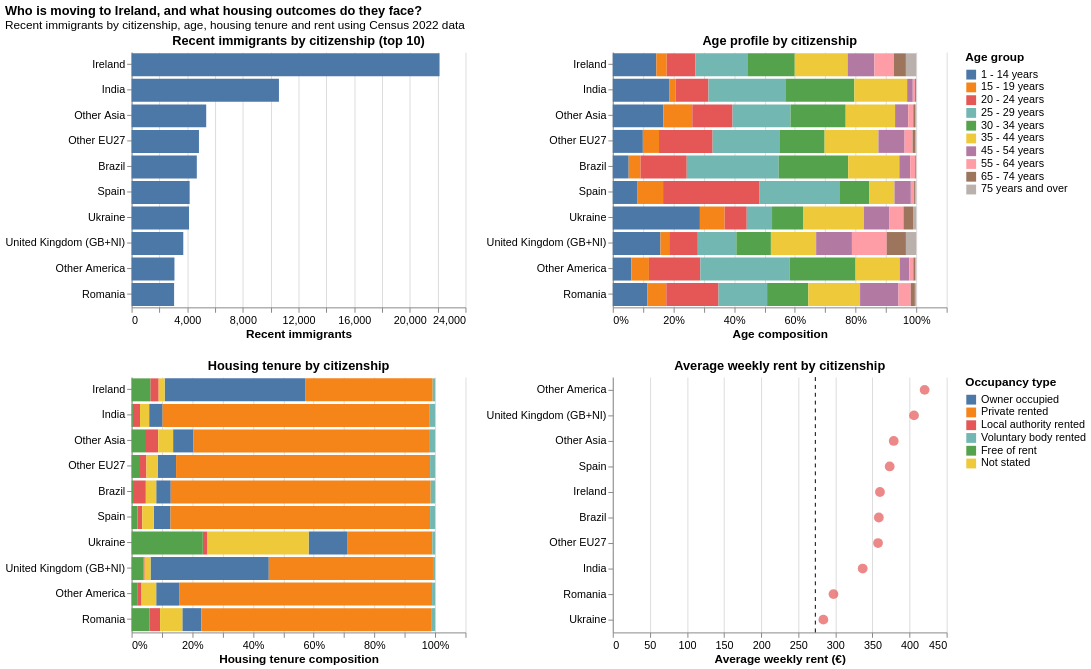

Specify this chart in Vega-Lite:
### Vega-Lite specification from a JSON file in a GitHub repository (floating-point values rounded to 4 significant figures)
{"$schema": "https://vega.github.io/schema/vega-lite/v5.json", "title": {"text": "Who is moving to Ireland, and what housing outcomes do they face?", "subtitle": "Recent immigrants by citizenship, age, housing tenure and rent using Census 2022 data"}, "params": [{"name": "citizenshipParam", "value": "All", "bind": {"input": "select", "name": "Citizenship: ", "options": ["All", "Ireland", "India", "Other Asia", "Other EU27 ", "Brazil", "Spain", "Ukraine", "United Kingdom (GB+NI)", "Other America", "Romania"]}}], "vconcat": [{"hconcat": [{"width": 340, "height": 260, "data": {"values": [{"citizenship": "Ireland", "count": 22137, "rank": 1}, {"citizenship": "India", "count": 10593, "rank": 2}, {"citizenship": "Other Asia", "count": 5364, "rank": 3}, {"citizenship": "Other EU27 ", "count": 4843, "rank": 4}, {"citizenship": "Brazil", "count": 4689, "rank": 5}, {"citizenship": "Spain", "count": 4174, "rank": 6}, {"citizenship": "Ukraine", "count": 4128, "rank": 7}, {"citizenship": "United Kingdom (GB+NI)", "count": 3716, "rank": 8}, {"citizenship": "Other America", "count": 3081, "rank": 9}, {"citizenship": "Romania", "count": 3056, "rank": 10}]}, "mark": {"type": "bar"}, "encoding": {"y": {"field": "citizenship", "type": "nominal", "sort": {"field": "count", "order": "descending"}, "axis": {"title": null}}, "x": {"field": "count", "type": "quantitative", "title": "Recent immigrants"}, "color": {"condition": {"test": "citizenshipParam == 'All' || datum.citizenship == citizenshipParam", "value": "#4C78A8"}, "value": "#D3D3D3"}, "tooltip": [{"field": "citizenship", "type": "nominal"}, {"field": "count", "type": "quantitative", "format": ","}]}, "title": "Recent immigrants by citizenship (top 10)"}, {"width": 340, "height": 260, "data": {"values": [{"citizenship": "Brazil", "age_group": "1 - 14 years", "count": 246, "pct_within_citizenship": 0.05246}, {"citizenship": "Brazil", "age_group": "15 - 19 years", "count": 183, "pct_within_citizenship": 0.03903}, {"citizenship": "Brazil", "age_group": "20 - 24 years", "count": 714, "pct_within_citizenship": 0.1523}, {"citizenship": "Brazil", "age_group": "25 - 29 years", "count": 1420, "pct_within_citizenship": 0.3028}, {"citizenship": "Brazil", "age_group": "30 - 34 years", "count": 1074, "pct_within_citizenship": 0.229}, {"citizenship": "Brazil", "age_group": "35 - 44 years", "count": 790, "pct_within_citizenship": 0.1685}, {"citizenship": "Brazil", "age_group": "45 - 54 years", "count": 168, "pct_within_citizenship": 0.03583}, {"citizenship": "Brazil", "age_group": "55 - 64 years", "count": 78, "pct_within_citizenship": 0.01663}, {"citizenship": "Brazil", "age_group": "65 - 74 years", "count": 12, "pct_within_citizenship": 0.002559}, {"citizenship": "Brazil", "age_group": "75 years and over", "count": 4, "pct_within_citizenship": 0.0008531}, {"citizenship": "India", "age_group": "1 - 14 years", "count": 1983, "pct_within_citizenship": 0.1872}, {"citizenship": "India", "age_group": "15 - 19 years", "count": 207, "pct_within_citizenship": 0.01954}, {"citizenship": "India", "age_group": "20 - 24 years", "count": 1150, "pct_within_citizenship": 0.1086}, {"citizenship": "India", "age_group": "25 - 29 years", "count": 2706, "pct_within_citizenship": 0.2555}, {"citizenship": "India", "age_group": "30 - 34 years", "count": 2386, "pct_within_citizenship": 0.2252}, {"citizenship": "India", "age_group": "35 - 44 years", "count": 1841, "pct_within_citizenship": 0.1738}, {"citizenship": "India", "age_group": "45 - 54 years", "count": 197, "pct_within_citizenship": 0.0186}, {"citizenship": "India", "age_group": "55 - 64 years", "count": 80, "pct_within_citizenship": 0.007552}, {"citizenship": "India", "age_group": "65 - 74 years", "count": 32, "pct_within_citizenship": 0.003021}, {"citizenship": "India", "age_group": "75 years and over", "count": 11, "pct_within_citizenship": 0.001038}, {"citizenship": "Ireland", "age_group": "1 - 14 years", "count": 3176, "pct_within_citizenship": 0.1435}, {"citizenship": "Ireland", "age_group": "15 - 19 years", "count": 758, "pct_within_citizenship": 0.03424}, {"citizenship": "Ireland", "age_group": "20 - 24 years", "count": 2095, "pct_within_citizenship": 0.09464}, {"citizenship": "Ireland", "age_group": "25 - 29 years", "count": 3834, "pct_within_citizenship": 0.1732}, {"citizenship": "Ireland", "age_group": "30 - 34 years", "count": 3409, "pct_within_citizenship": 0.154}, {"citizenship": "Ireland", "age_group": "35 - 44 years", "count": 3859, "pct_within_citizenship": 0.1743}, {"citizenship": "Ireland", "age_group": "45 - 54 years", "count": 1949, "pct_within_citizenship": 0.08804}, {"citizenship": "Ireland", "age_group": "55 - 64 years", "count": 1427, "pct_within_citizenship": 0.06446}, {"citizenship": "Ireland", "age_group": "65 - 74 years", "count": 872, "pct_within_citizenship": 0.03939}, {"citizenship": "Ireland", "age_group": "75 years and over", "count": 758, "pct_within_citizenship": 0.03424}, {"citizenship": "Other America", "age_group": "1 - 14 years", "count": 189, "pct_within_citizenship": 0.06134}, {"citizenship": "Other America", "age_group": "15 - 19 years", "count": 178, "pct_within_citizenship": 0.05777}, {"citizenship": "Other America", "age_group": "20 - 24 years", "count": 522, "pct_within_citizenship": 0.1694}, {"citizenship": "Other America", "age_group": "25 - 29 years", "count": 908, "pct_within_citizenship": 0.2947}, {"citizenship": "Other America", "age_group": "30 - 34 years", "count": 667, "pct_within_citizenship": 0.2165}, {"citizenship": "Other America", "age_group": "35 - 44 years", "count": 449, "pct_within_citizenship": 0.1457}, {"citizenship": "Other America", "age_group": "45 - 54 years", "count": 98, "pct_within_citizenship": 0.03181}, {"citizenship": "Other America", "age_group": "55 - 64 years", "count": 40, "pct_within_citizenship": 0.01298}, {"citizenship": "Other America", "age_group": "65 - 74 years", "count": 18, "pct_within_citizenship": 0.005842}, {"citizenship": "Other America", "age_group": "75 years and over", "count": 12, "pct_within_citizenship": 0.003895}, {"citizenship": "Other Asia", "age_group": "1 - 14 years", "count": 893, "pct_within_citizenship": 0.1665}, {"citizenship": "Other Asia", "age_group": "15 - 19 years", "count": 512, "pct_within_citizenship": 0.09545}, {"citizenship": "Other Asia", "age_group": "20 - 24 years", "count": 712, "pct_within_citizenship": 0.1327}, {"citizenship": "Other Asia", "age_group": "25 - 29 years", "count": 1025, "pct_within_citizenship": 0.1911}, {"citizenship": "Other Asia", "age_group": "30 - 34 years", "count": 974, "pct_within_citizenship": 0.1816}, {"citizenship": "Other Asia", "age_group": "35 - 44 years", "count": 873, "pct_within_citizenship": 0.1628}, {"citizenship": "Other Asia", "age_group": "45 - 54 years", "count": 232, "pct_within_citizenship": 0.04325}, {"citizenship": "Other Asia", "age_group": "55 - 64 years", "count": 90, "pct_within_citizenship": 0.01678}, {"citizenship": "Other Asia", "age_group": "65 - 74 years", "count": 40, "pct_within_citizenship": 0.007457}, {"citizenship": "Other Asia", "age_group": "75 years and over", "count": 13, "pct_within_citizenship": 0.002424}, {"citizenship": "Other EU27 ", "age_group": "1 - 14 years", "count": 480, "pct_within_citizenship": 0.09911}, {"citizenship": "Other EU27 ", "age_group": "15 - 19 years", "count": 258, "pct_within_citizenship": 0.05327}, {"citizenship": "Other EU27 ", "age_group": "20 - 24 years", "count": 855, "pct_within_citizenship": 0.1765}, {"citizenship": "Other EU27 ", "age_group": "25 - 29 years", "count": 1075, "pct_within_citizenship": 0.222}, {"citizenship": "Other EU27 ", "age_group": "30 - 34 years", "count": 712, "pct_within_citizenship": 0.147}, {"citizenship": "Other EU27 ", "age_group": "35 - 44 years", "count": 859, "pct_within_citizenship": 0.1774}, {"citizenship": "Other EU27 ", "age_group": "45 - 54 years", "count": 417, "pct_within_citizenship": 0.0861}, {"citizenship": "Other EU27 ", "age_group": "55 - 64 years", "count": 128, "pct_within_citizenship": 0.02643}, {"citizenship": "Other EU27 ", "age_group": "65 - 74 years", "count": 39, "pct_within_citizenship": 0.008053}, {"citizenship": "Other EU27 ", "age_group": "75 years and over", "count": 20, "pct_within_citizenship": 0.00413}, {"citizenship": "Romania", "age_group": "1 - 14 years", "count": 349, "pct_within_citizenship": 0.1142}, {"citizenship": "Romania", "age_group": "15 - 19 years", "count": 190, "pct_within_citizenship": 0.06217}, {"citizenship": "Romania", "age_group": "20 - 24 years", "count": 526, "pct_within_citizenship": 0.1721}, {"citizenship": "Romania", "age_group": "25 - 29 years", "count": 489, "pct_within_citizenship": 0.16}, {"citizenship": "Romania", "age_group": "30 - 34 years", "count": 415, "pct_within_citizenship": 0.1358}, {"citizenship": "Romania", "age_group": "35 - 44 years", "count": 521, "pct_within_citizenship": 0.1705}, {"citizenship": "Romania", "age_group": "45 - 54 years", "count": 387, "pct_within_citizenship": 0.1266}, {"citizenship": "Romania", "age_group": "55 - 64 years", "count": 123, "pct_within_citizenship": 0.04025}, {"citizenship": "Romania", "age_group": "65 - 74 years", "count": 42, "pct_within_citizenship": 0.01374}, {"citizenship": "Romania", "age_group": "75 years and over", "count": 14, "pct_within_citizenship": 0.004581}, {"citizenship": "Spain", "age_group": "1 - 14 years", "count": 335, "pct_within_citizenship": 0.08026}, {"citizenship": "Spain", "age_group": "15 - 19 years", "count": 357, "pct_within_citizenship": 0.08553}, {"citizenship": "Spain", "age_group": "20 - 24 years", "count": 1321, "pct_within_citizenship": 0.3165}, {"citizenship": "Spain", "age_group": "25 - 29 years", "count": 1103, "pct_within_citizenship": 0.2643}, {"citizenship": "Spain", "age_group": "30 - 34 years", "count": 413, "pct_within_citizenship": 0.09895}, {"citizenship": "Spain", "age_group": "35 - 44 years", "count": 345, "pct_within_citizenship": 0.08265}, {"citizenship": "Spain", "age_group": "45 - 54 years", "count": 225, "pct_within_citizenship": 0.05391}, {"citizenship": "Spain", "age_group": "55 - 64 years", "count": 45, "pct_within_citizenship": 0.01078}, {"citizenship": "Spain", "age_group": "65 - 74 years", "count": 18, "pct_within_citizenship": 0.004312}, {"citizenship": "Spain", "age_group": "75 years and over", "count": 12, "pct_within_citizenship": 0.002875}, {"citizenship": "Ukraine", "age_group": "1 - 14 years", "count": 1185, "pct_within_citizenship": 0.2871}, {"citizenship": "Ukraine", "age_group": "15 - 19 years", "count": 336, "pct_within_citizenship": 0.0814}, {"citizenship": "Ukraine", "age_group": "20 - 24 years", "count": 301, "pct_within_citizenship": 0.07292}, {"citizenship": "Ukraine", "age_group": "25 - 29 years", "count": 344, "pct_within_citizenship": 0.08333}, {"citizenship": "Ukraine", "age_group": "30 - 34 years", "count": 421, "pct_within_citizenship": 0.102}, {"citizenship": "Ukraine", "age_group": "35 - 44 years", "count": 828, "pct_within_citizenship": 0.2006}, {"citizenship": "Ukraine", "age_group": "45 - 54 years", "count": 343, "pct_within_citizenship": 0.08309}, {"citizenship": "Ukraine", "age_group": "55 - 64 years", "count": 196, "pct_within_citizenship": 0.04748}, {"citizenship": "Ukraine", "age_group": "65 - 74 years", "count": 129, "pct_within_citizenship": 0.03125}, {"citizenship": "Ukraine", "age_group": "75 years and over", "count": 45, "pct_within_citizenship": 0.0109}, {"citizenship": "United Kingdom (GB+NI)", "age_group": "1 - 14 years", "count": 584, "pct_within_citizenship": 0.1572}, {"citizenship": "United Kingdom (GB+NI)", "age_group": "15 - 19 years", "count": 107, "pct_within_citizenship": 0.02879}, {"citizenship": "United Kingdom (GB+NI)", "age_group": "20 - 24 years", "count": 350, "pct_within_citizenship": 0.09419}, {"citizenship": "United Kingdom (GB+NI)", "age_group": "25 - 29 years", "count": 472, "pct_within_citizenship": 0.127}, {"citizenship": "United Kingdom (GB+NI)", "age_group": "30 - 34 years", "count": 423, "pct_within_citizenship": 0.1138}, {"citizenship": "United Kingdom (GB+NI)", "age_group": "35 - 44 years", "count": 554, "pct_within_citizenship": 0.1491}, {"citizenship": "United Kingdom (GB+NI)", "age_group": "45 - 54 years", "count": 438, "pct_within_citizenship": 0.1179}, {"citizenship": "United Kingdom (GB+NI)", "age_group": "55 - 64 years", "count": 426, "pct_within_citizenship": 0.1146}, {"citizenship": "United Kingdom (GB+NI)", "age_group": "65 - 74 years", "count": 235, "pct_within_citizenship": 0.06324}, {"citizenship": "United Kingdom (GB+NI)", "age_group": "75 years and over", "count": 127, "pct_within_citizenship": 0.03418}]}, "transform": [{"filter": "citizenshipParam == 'All' || datum.citizenship == citizenshipParam"}], "mark": {"type": "bar"}, "encoding": {"y": {"field": "citizenship", "type": "nominal", "sort": ["Ireland", "India", "Other Asia", "Other EU27 ", "Brazil", "Spain", "Ukraine", "United Kingdom (GB+NI)", "Other America", "Romania"], "axis": {"title": null}}, "x": {"field": "pct_within_citizenship", "type": "quantitative", "stack": "zero", "axis": {"format": ".0%"}, "title": "Age composition"}, "color": {"field": "age_group", "type": "nominal", "title": "Age group", "sort": ["1 - 14 years", "15 - 19 years", "20 - 24 years", "25 - 29 years", "30 - 34 years", "35 - 44 years", "45 - 54 years", "55 - 64 years", "65 - 74 years", "75 years and over"]}, "tooltip": [{"field": "citizenship", "type": "nominal"}, {"field": "age_group", "type": "nominal"}, {"field": "count", "type": "quantitative", "format": ","}, {"field": "pct_within_citizenship", "type": "quantitative", "format": ".1%"}]}, "title": "Age profile by citizenship"}]}, {"hconcat": [{"width": 340, "height": 260, "data": {"values": [{"citizenship": "Brazil", "occupancy_type": "Owner occupied", "count": 49, "pct_within_citizenship": 0.0479}, {"citizenship": "Brazil", "occupancy_type": "Private rented", "count": 876, "pct_within_citizenship": 0.8563}, {"citizenship": "Brazil", "occupancy_type": "Local authority rented", "count": 40, "pct_within_citizenship": 0.0391}, {"citizenship": "Brazil", "occupancy_type": "Voluntary body rented", "count": 15, "pct_within_citizenship": 0.01466}, {"citizenship": "Brazil", "occupancy_type": "Free of rent", "count": 8, "pct_within_citizenship": 0.00782}, {"citizenship": "Brazil", "occupancy_type": "Not stated", "count": 35, "pct_within_citizenship": 0.03421}, {"citizenship": "India", "occupancy_type": "Owner occupied", "count": 123, "pct_within_citizenship": 0.04423}, {"citizenship": "India", "occupancy_type": "Private rented", "count": 2442, "pct_within_citizenship": 0.8781}, {"citizenship": "India", "occupancy_type": "Local authority rented", "count": 66, "pct_within_citizenship": 0.02373}, {"citizenship": "India", "occupancy_type": "Voluntary body rented", "count": 55, "pct_within_citizenship": 0.01978}, {"citizenship": "India", "occupancy_type": "Free of rent", "count": 11, "pct_within_citizenship": 0.003955}, {"citizenship": "India", "occupancy_type": "Not stated", "count": 84, "pct_within_citizenship": 0.0302}, {"citizenship": "Ireland", "occupancy_type": "Owner occupied", "count": 3051, "pct_within_citizenship": 0.4628}, {"citizenship": "Ireland", "occupancy_type": "Private rented", "count": 2771, "pct_within_citizenship": 0.4203}, {"citizenship": "Ireland", "occupancy_type": "Local authority rented", "count": 181, "pct_within_citizenship": 0.02745}, {"citizenship": "Ireland", "occupancy_type": "Voluntary body rented", "count": 53, "pct_within_citizenship": 0.008039}, {"citizenship": "Ireland", "occupancy_type": "Free of rent", "count": 407, "pct_within_citizenship": 0.06173}, {"citizenship": "Ireland", "occupancy_type": "Not stated", "count": 130, "pct_within_citizenship": 0.01972}, {"citizenship": "Other America", "occupancy_type": "Owner occupied", "count": 53, "pct_within_citizenship": 0.07539}, {"citizenship": "Other America", "occupancy_type": "Private rented", "count": 586, "pct_within_citizenship": 0.8336}, {"citizenship": "Other America", "occupancy_type": "Local authority rented", "count": 10, "pct_within_citizenship": 0.01422}, {"citizenship": "Other America", "occupancy_type": "Voluntary body rented", "count": 7, "pct_within_citizenship": 0.009957}, {"citizenship": "Other America", "occupancy_type": "Free of rent", "count": 13, "pct_within_citizenship": 0.01849}, {"citizenship": "Other America", "occupancy_type": "Not stated", "count": 34, "pct_within_citizenship": 0.04836}, {"citizenship": "Other Asia", "occupancy_type": "Owner occupied", "count": 81, "pct_within_citizenship": 0.06634}, {"citizenship": "Other Asia", "occupancy_type": "Private rented", "count": 952, "pct_within_citizenship": 0.7797}, {"citizenship": "Other Asia", "occupancy_type": "Local authority rented", "count": 49, "pct_within_citizenship": 0.04013}, {"citizenship": "Other Asia", "occupancy_type": "Voluntary body rented", "count": 21, "pct_within_citizenship": 0.0172}, {"citizenship": "Other Asia", "occupancy_type": "Free of rent", "count": 58, "pct_within_citizenship": 0.0475}, {"citizenship": "Other Asia", "occupancy_type": "Not stated", "count": 60, "pct_within_citizenship": 0.04914}, {"citizenship": "Other EU27 ", "occupancy_type": "Owner occupied", "count": 92, "pct_within_citizenship": 0.06073}, {"citizenship": "Other EU27 ", "occupancy_type": "Private rented", "count": 1268, "pct_within_citizenship": 0.837}, {"citizenship": "Other EU27 ", "occupancy_type": "Local authority rented", "count": 37, "pct_within_citizenship": 0.02442}, {"citizenship": "Other EU27 ", "occupancy_type": "Voluntary body rented", "count": 25, "pct_within_citizenship": 0.0165}, {"citizenship": "Other EU27 ", "occupancy_type": "Free of rent", "count": 37, "pct_within_citizenship": 0.02442}, {"citizenship": "Other EU27 ", "occupancy_type": "Not stated", "count": 56, "pct_within_citizenship": 0.03696}, {"citizenship": "Romania", "occupancy_type": "Owner occupied", "count": 40, "pct_within_citizenship": 0.0625}, {"citizenship": "Romania", "occupancy_type": "Private rented", "count": 486, "pct_within_citizenship": 0.7594}, {"citizenship": "Romania", "occupancy_type": "Local authority rented", "count": 22, "pct_within_citizenship": 0.03438}, {"citizenship": "Romania", "occupancy_type": "Voluntary body rented", "count": 7, "pct_within_citizenship": 0.01094}, {"citizenship": "Romania", "occupancy_type": "Free of rent", "count": 38, "pct_within_citizenship": 0.05937}, {"citizenship": "Romania", "occupancy_type": "Not stated", "count": 47, "pct_within_citizenship": 0.07344}, {"citizenship": "Spain", "occupancy_type": "Owner occupied", "count": 57, "pct_within_citizenship": 0.05539}, {"citizenship": "Spain", "occupancy_type": "Private rented", "count": 880, "pct_within_citizenship": 0.8552}, {"citizenship": "Spain", "occupancy_type": "Local authority rented", "count": 16, "pct_within_citizenship": 0.01555}, {"citizenship": "Spain", "occupancy_type": "Voluntary body rented", "count": 17, "pct_within_citizenship": 0.01652}, {"citizenship": "Spain", "occupancy_type": "Free of rent", "count": 20, "pct_within_citizenship": 0.01944}, {"citizenship": "Spain", "occupancy_type": "Not stated", "count": 39, "pct_within_citizenship": 0.0379}, {"citizenship": "Ukraine", "occupancy_type": "Owner occupied", "count": 41, "pct_within_citizenship": 0.1265}, {"citizenship": "Ukraine", "occupancy_type": "Private rented", "count": 91, "pct_within_citizenship": 0.2809}, {"citizenship": "Ukraine", "occupancy_type": "Local authority rented", "count": 5, "pct_within_citizenship": 0.01543}, {"citizenship": "Ukraine", "occupancy_type": "Voluntary body rented", "count": 3, "pct_within_citizenship": 0.009259}, {"citizenship": "Ukraine", "occupancy_type": "Free of rent", "count": 76, "pct_within_citizenship": 0.2346}, {"citizenship": "Ukraine", "occupancy_type": "Not stated", "count": 108, "pct_within_citizenship": 0.3333}, {"citizenship": "United Kingdom (GB+NI)", "occupancy_type": "Owner occupied", "count": 443, "pct_within_citizenship": 0.3896}, {"citizenship": "United Kingdom (GB+NI)", "occupancy_type": "Private rented", "count": 615, "pct_within_citizenship": 0.5409}, {"citizenship": "United Kingdom (GB+NI)", "occupancy_type": "Local authority rented", "count": 5, "pct_within_citizenship": 0.004398}, {"citizenship": "United Kingdom (GB+NI)", "occupancy_type": "Voluntary body rented", "count": 8, "pct_within_citizenship": 0.007036}, {"citizenship": "United Kingdom (GB+NI)", "occupancy_type": "Free of rent", "count": 44, "pct_within_citizenship": 0.0387}, {"citizenship": "United Kingdom (GB+NI)", "occupancy_type": "Not stated", "count": 22, "pct_within_citizenship": 0.01935}]}, "transform": [{"filter": "citizenshipParam == 'All' || datum.citizenship == citizenshipParam"}], "mark": {"type": "bar"}, "encoding": {"y": {"field": "citizenship", "type": "nominal", "sort": ["Ireland", "India", "Other Asia", "Other EU27 ", "Brazil", "Spain", "Ukraine", "United Kingdom (GB+NI)", "Other America", "Romania"], "axis": {"title": null}}, "x": {"field": "pct_within_citizenship", "type": "quantitative", "stack": "zero", "axis": {"format": ".0%"}, "title": "Housing tenure composition"}, "color": {"field": "occupancy_type", "type": "nominal", "title": "Occupancy type", "sort": ["Owner occupied", "Private rented", "Local authority rented", "Voluntary body rented", "Free of rent", "Not stated"]}, "tooltip": [{"field": "citizenship", "type": "nominal"}, {"field": "occupancy_type", "type": "nominal"}, {"field": "count", "type": "quantitative", "format": ","}, {"field": "pct_within_citizenship", "type": "quantitative", "format": ".1%"}]}, "title": "Housing tenure by citizenship"}, {"width": 340, "height": 260, "layer": [{"data": {"values": [{"national_avg": 273}]}, "mark": {"type": "rule", "strokeDash": [4, 4]}, "encoding": {"x": {"field": "national_avg", "type": "quantitative"}}}, {"data": {"values": [{"citizenship": "Other America", "landlord_type": "Rented from private landlord", "avg_weekly_rent": 420.3}, {"citizenship": "United Kingdom (GB+NI)", "landlord_type": "Rented from private landlord", "avg_weekly_rent": 406}, {"citizenship": "Other Asia", "landlord_type": "Rented from private landlord", "avg_weekly_rent": 378.6}, {"citizenship": "Spain", "landlord_type": "Rented from private landlord", "avg_weekly_rent": 373.2}, {"citizenship": "Ireland", "landlord_type": "Rented from private landlord", "avg_weekly_rent": 360.1}, {"citizenship": "Brazil", "landlord_type": "Rented from private landlord", "avg_weekly_rent": 358.6}, {"citizenship": "Other EU27 ", "landlord_type": "Rented from private landlord", "avg_weekly_rent": 357.5}, {"citizenship": "India", "landlord_type": "Rented from private landlord", "avg_weekly_rent": 336.9}, {"citizenship": "Romania", "landlord_type": "Rented from private landlord", "avg_weekly_rent": 297.5}, {"citizenship": "Ukraine", "landlord_type": "Rented from private landlord", "avg_weekly_rent": 283.9}]}, "transform": [{"filter": "citizenshipParam == 'All' || datum.citizenship == citizenshipParam"}], "mark": {"type": "point", "filled": true, "size": 100}, "encoding": {"y": {"field": "citizenship", "type": "nominal", "sort": {"field": "avg_weekly_rent", "order": "descending"}, "axis": {"title": null}}, "x": {"field": "avg_weekly_rent", "type": "quantitative", "title": "Average weekly rent (€)"}, "color": {"condition": {"test": "citizenshipParam == 'All' || datum.citizenship == citizenshipParam", "value": "#E45756"}, "value": "#A0A0A0"}, "tooltip": [{"field": "citizenship", "type": "nominal"}, {"field": "landlord_type", "type": "nominal"}, {"field": "avg_weekly_rent", "type": "quantitative", "format": ".2f"}]}}], "title": "Average weekly rent by citizenship"}]}], "resolve": {"scale": {"color": "independent"}}, "config": {"view": {"stroke": null}, "axis": {"labelFontSize": 11, "titleFontSize": 12}, "legend": {"labelFontSize": 11, "titleFontSize": 12}}}
